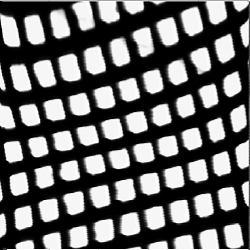
#> input picture Init_250.bmp, 250 x 250 px, found by its file name
$ python 'Image Process White.py'
#> lines starting #> are read from the running program, lines starting #| are printed output that depends on the picture; after the words box and inside, x2 and y2 are one past the last pixel; in counts of white or black regions, pixels touching at a corner belong together
# The program will take in a slightly warped grid and output a true grid by remapping every point.
# It will locate every white region and grab the upper-right most point of that region.
# This yields a "grid" of points that is slightly warped.
#
# Simply do an exhaustive search of all the lowest potential grids to find the ideal
#
# This whole transform generates an LUT of each region's centroid, and
# linear interpolation is used to transform the image for all future samples.

# Note: doesn't work on MacOS for some reason, only Windows. Have not tested on Linux.

import numpy as np
import scipy.interpolate as inter
from scipy import ndimage as ndi
import skimage as ski
import skimage.morphology as morph
import skimage.feature as feat
import matplotlib.pyplot as plt

squarewidth = 20
squaredist = 5
img_size = 250

# rotated, streched, offset grid parameters (close to ideal): (35, 26, 10, 15, 15, 0)

class RegionFinder:
    def __init__(self):
        fig, self.axes = plt.subplots(1, 3)
        self.init = ski.io.imread('Init_250.bmp', as_gray=True)
#> self.init is the input picture: shape (250, 250) float64; min 0, max 1, mean 0.413

        self.axes[0].imshow(self.init, cmap=plt.cm.gray, interpolation='nearest')

        self.warpcenters = self.findWarpedCenters()
        xs = [x[1] for x in self.warpcenters]
        ys = [x[0] for x in self.warpcenters]
        self.axes[0].scatter(xs, ys, s=10)
        self.axes[2].scatter(xs, ys, s=10)

        # def getIdealGrid(self, sqh, sqv, numsquare, angle, tranX, tranY)
        self.ideal = self.getIdealGrid(35, 26, 10, 15, 15, 0)
        # self.ideal = self.findGrid()
        print(self.testGridLoss(self.ideal))
        xss = [x[1] for x in self.ideal]
        yss = [x[0] for x in self.ideal]
        self.axes[0].scatter(xss, yss, s=10)


        # the axes get flipped because of weird coordinate shenanigans
        self.luty, self.lutx = self.generateMapping(self.warpcenters, self.ideal)
        self.init = self.convertPicture()
        self.axes[1].imshow(ski.io.imread('whitesq.jpg', as_gray=True), cmap=plt.cm.gray)
        self.axes[1].imshow(self.init, cmap=plt.cm.gray)

        xsss = []
        ysss = []
        for i in range(len(xs)):
            xsss.append(int(xs[i] + self.lutx(xs[i], ys[i])))
            ysss.append(int(ys[i] + self.luty(xs[i], ys[i])))

        self.axes[1].scatter(xsss, ysss, s=10)

        fig, tester = plt.subplots(1, 1)
        tester.imshow(self.init, cmap=plt.cm.gray, interpolation='nearest')
        tester.scatter(xs, ys, s=10)
        tester.scatter(xss, yss, s=10)

        # fig, final = plt.subplots(1, 1)
        # final.imshow(self.init, cmap=plt.cm.gray)

        plt.show()

    def findWarpedCenters(self):
        init = self.init

        edges = feat.canny(init, sigma=3.5)
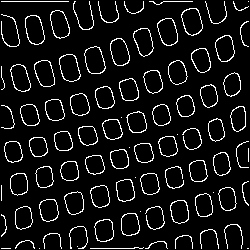
#> edges: shape (250, 250) bool; 8.2% white in thin lines or dots
        edges = morph.dilation(edges)
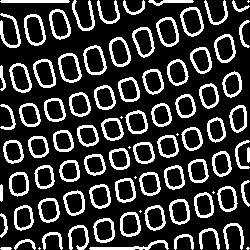
#> edges: shape (250, 250) bool; 22.2% white; 87 white regions (9 under 20 px), largest, box (x1, y1, x2, y2) and area: (89, 240, 169, 250) 256, (24, 14, 46, 46) 234, (0, 13, 21, 48) 233
        filled = ndi.binary_fill_holes(edges)
#> filled: shape (250, 250) bool; 42.8% white; 87 white regions (9 under 20 px), largest, box (x1, y1, x2, y2) and area: (24, 14, 46, 46) 549, (58, 53, 82, 83) 548, (83, 45, 107, 75) 546
        filled = morph.erosion(filled)
#> filled: shape (250, 250) bool; 34% white; 88 white regions (10 under 20 px), largest, box (x1, y1, x2, y2) and area: (25, 15, 45, 45) 470, (59, 54, 81, 82) 470, (84, 46, 106, 74) 468
        filled = morph.remove_small_objects(filled, min_size=70)
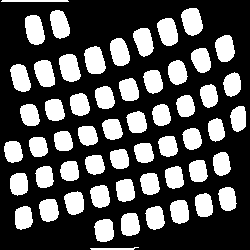
#> filled: shape (250, 250) bool; 32.2% white; 56 white regions
        labeled, _ = ndi.label(filled)
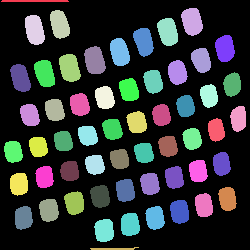
#> labeled: shape (250, 250) int32; 57 distinct labels, from 0 to 56; one colour per label, 0 black

        properties = ski.measure.regionprops(labeled)
#> properties = 56 regions; largest, box (x1, y1, x2, y2) and area: (25, 15, 45, 45) 470, (59, 54, 81, 82) 470, (84, 46, 106, 74) 468, (181, 8, 203, 36) 465, (157, 18, 178, 46) 453
        centers = []
        avg_area = 0
        for k in properties:
            avg_area += k.area
#> this loop made 56 passes
#> avg_area on passes 1 to 12: 134, 599, 1033, 1503, 1956, 2389, 2808, 3241, 3709, 4092, 4562, 4999
#> after the loop, avg_area = 20125
        avg_area /= len(properties)
#> avg_area = 359.4

        # image_label_overlay = ski.color.label2rgb(labeled_init, image=init)

        self.axes[0].imshow(init, cmap=plt.cm.gray, interpolation='nearest')
        # self.axes[0].contour(segmentation, [0.5], linewidths=1.2, colors='y')
        # self.axes[1].imshow(elevation_map, interpolation='nearest')

        for k in properties:
            if 0.5 < k.area / avg_area < 1.5:
                centers.append(k.centroid)
                newcoords = k.coords
                for q in range(len(k.coords)):
                    newcoords[q][1] = k.coords[q][0]
                    newcoords[q][0] = k.coords[q][1]
#> this loop made 56 passes
#> after the loop, centers = 54 pairs, first value 21.07 to 230, second value 12.82 to 238.1

        centers = [(round(x), round(y)) for x, y in centers]
#> centers = 54 pairs, first value 21 to 230, second value 13 to 238
#> in __init__, `self.warpcenters = self.findWarpedCenters()`: self.warpcenters has the same summary as centers in findWarpedCenters
#> in __init__, `xs = [x[1] for x in self.warpcenters]`: xs = 54 values, max 238 at index 23, min 13 at index 32, mean 124.9
#> in __init__, `ys = [x[0] for x in self.warpcenters]`: ys = 54 values, max 230 at index 53, min 21 at index 0, mean 129.8
#> the loop in testGridLoss, `for i in self.warpcenters:` made 54 passes
#> i on passes 1 to 12: (21, 192), (24, 59), (29, 34), (31, 167), (41, 143), (48, 225), (52, 119), (60, 94), (60, 201), (67, 69), (73, 44), (72, 177)
#> after the loop in testGridLoss, `for i in self.warpcenters:`: sumofPE = -370.5
#> in __init__, `xss = [x[1] for x in self.ideal]`: xss = 100 values, max 278.8 at index 99, min -28.78 at index 0, mean 125
#> in __init__, `yss = [x[0] for x in self.ideal]`: yss = 100 values, max 322.4 at index 90, min -42.42 at index 9, mean 140

        return centers

    def convertPicture(self):
        pic = self.init
        processed = ski.io.imread('whitesq.jpg', as_gray=True)
        self.axes[2].imshow(pic, cmap=plt.cm.gray)
        for i in range(0, 250, 1):
            for j in range(0, 250, 1):
                dx = int(self.lutx(i, j))
                dy = int(self.luty(i, j))
                ix = i - dx
                iy = j - dy
                if 0 <= ix < 250 and 0 <= iy < 250:
                    processed[j][i] = pic[iy][ix]
        return processed

    def generateMapping(self, warped, ideal):
        # currently closest-neighbor method mapping
        x, y, dx, dy = [], [], [], []
        for warp in warped:
            close = [1000, 1000]
            curmin = 100000000
            for ipt in ideal:
                if self.distBWPts(ipt, warp) < curmin:
                    curmin = self.distBWPts(ipt, warp)
                    close = ipt
            x.append(warp[0])
            y.append(warp[1])
            dx.append(close[0] - warp[0])
            dy.append(close[1] - warp[1])
#> this loop made 54 passes
#> after the loop, dx = 54 values, max 11.01 at index 5, min -4.62 at index 18, mean 2.44; dy = 54 values, max 8.55 at index 45, min -5.55 at index 12, mean -0.935; x has the same summary as ys in __init__; y has the same summary as xs in __init__
            # ideal.remove(close)

        x = np.asarray(x)
        y = np.asarray(y)
        dx = np.asarray(dx)
        dy = np.asarray(dy)
        coors = np.column_stack((x, y))
#> coors has the same summary as centers in findWarpedCenters

        res = 50

        rows = np.arange(0, 251, 250 / res)
        cols = np.arange(0, 251, 250 / res)

        grid_x, grid_y = np.mgrid[0:250:complex(0, res + 1), 0:250:complex(0, res + 1)]

        tlutx = inter.griddata(coors, dx, (grid_x, grid_y))
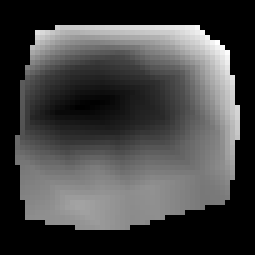
#> tlutx: shape (51, 51) float64 (shown 5 times larger); 37.45% of the values are NaN or infinite; the others: min -4.53, max 10.95, mean 2.04; drawn with min black, max white, NaN and infinite black
        tluty = inter.griddata(coors, dy, (grid_x, grid_y))
        tlutx = self.fill(tlutx)
        tluty = self.fill(tluty)
        lutx = inter.interp2d(rows, cols, tlutx)
        luty = inter.interp2d(rows, cols, tluty)

        return lutx, luty

    def distBWPts(self, c1, c2):
        return np.sqrt(pow(c2[0] - c1[0], 2) + pow(c2[1] - c1[1], 2))

    def findGrid(self):
        w = squarewidth + squaredist
        h = squarewidth + squaredist
        size = 12
        curmin = 1000000000
        ares = 18
        tres = 5
        mina, minx, miny = 0, 0, 0
        for a in range(ares):
            print(a)
            for x in range(tres):
                for y in range(tres):
                    A = 90 * a / ares
                    X = w * x / tres
                    Y = w * y / tres
                    sumofPE = self.testGridLoss(self.getIdealGrid(w, h, size, A, X, Y))
                    if sumofPE < curmin:
                        curmin = sumofPE
                        mina = a
                        minx = x
                        miny = y
                        print(curmin, minx, miny)
        finalideal = self.getIdealGrid(w, h, size, mina, w * minx / tres, w * miny / tres)

        return finalideal

    def testGridLoss(self, idealgrid):
        t = (squarewidth + squaredist) / 3
        sumofPE = 0
        for i in self.warpcenters:
            for j in idealgrid:
                d = np.sqrt(pow(i[0] - j[0], 2) + pow(i[1] - j[1], 2))
                sumofPE += -10 * np.exp(-d / t)
        return sumofPE

    def getIdealGrid(self, sqh, sqv, numsquare, angle, tranX, tranY):
        cors = []
        for i in range(numsquare):
            for j in range(numsquare):
                ang = np.deg2rad(angle)
                cors.append(((i - float(numsquare - 1) / 2) * sqh * np.cos(ang) + tranX -
                             (j - float(numsquare - 1) / 2) * sqv * np.sin(ang) + img_size / 2,
                             (i - float(numsquare - 1) / 2) * sqh * np.sin(ang) + tranY +
                             (j - float(numsquare - 1) / 2) * sqv * np.cos(ang) + img_size / 2))
        return cors

    def fill(self, data, invalid=None):

        if invalid is None:
            invalid = np.isnan(data)
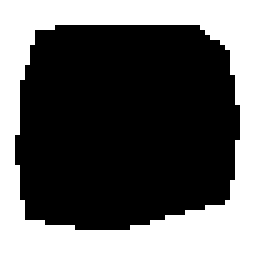
#> invalid: shape (51, 51) bool (shown 5 times larger); 37.4% white; 1 white region, box (x1, y1, x2, y2) and area: (0, 0, 51, 51) 974

        ind = ndi.distance_transform_edt(invalid, return_distances=False, return_indices=True)
        return data[tuple(ind)]


if __name__ == "__main__":
    r = RegionFinder()
#> in fill (call 2), `return data[tuple(ind)]`:
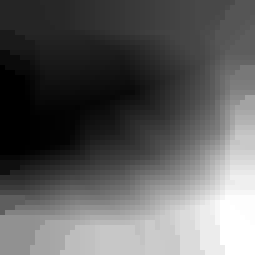
#> returned value: shape (51, 51) float64 (shown 5 times larger); min -5.54, max 8.22, mean -0.475; drawn with min black and max white
#> (the run stopped early here; a loop or call above may not have finished)
